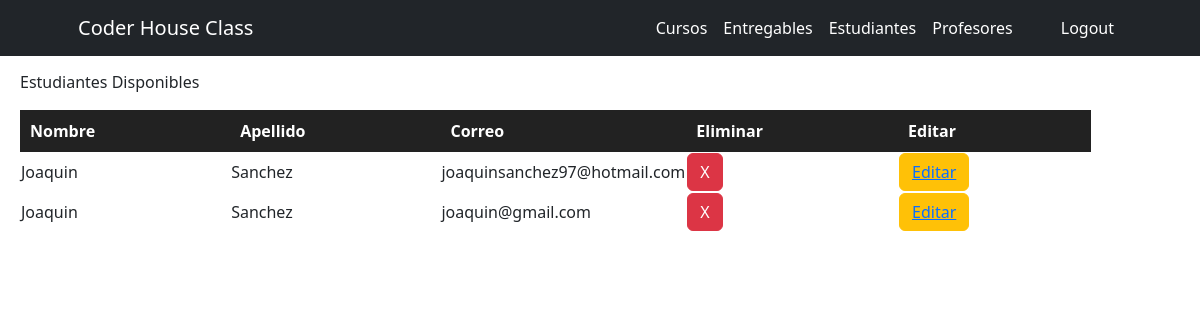
Before: /AppCoder/estudiantes/ with the older database file.
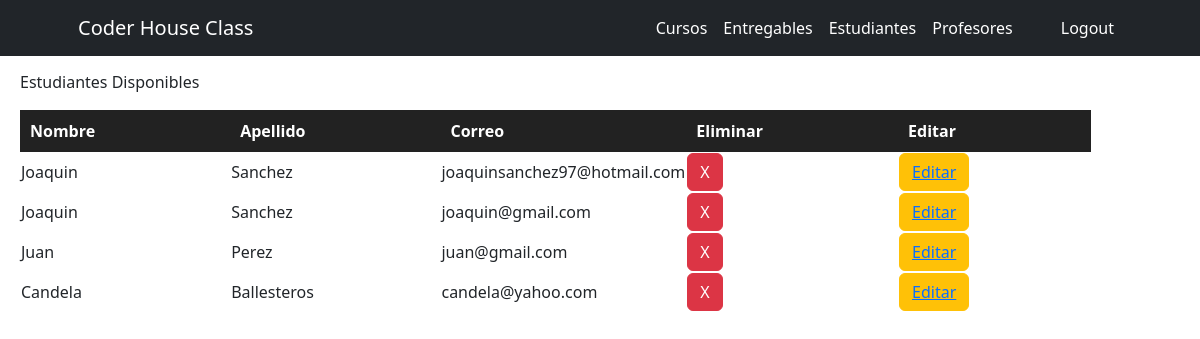
After: the same page with the newer database file.
### AppCoder/models.py (models this page shows, shortened)
class Estudiante(models.Model):
    nombre = models.CharField(max_length=30)
    apellido = models.CharField(max_length=30)
    email = models.EmailField()

### AppCoder/views.py (the view)
# urls.py: path('estudiantes/', estudiantes, name="Estudiantes"),
def estudiantes(request):
    Estudiantes = Estudiante.objects.all()
    return render(request, "AppCoder/estudiantes.html", {"Estudiantes": Estudiantes})

### AppCoder/templates/AppCoder/estudiantes.html (shortened to what this page needs)
<div>
    {% extends "AppCoder/inicio.html" %}
    {% load static %}
        {% block contenidoQueCambia %}
          <p>Estudiantes Disponibles</p>
          <table id="tableInfoEstudiantes">
            <tr id="tituloTablaEstudiantes">
              <th>Nombre</th>
              <th>Apellido</th>
              <th>Correo</th>
              <th>Eliminar</th>
              <th>Editar</th>
            </tr>
              {% for estudiante in Estudiantes %}
                <tr>
                  <td>{{estudiante.nombre}}</td>
                  <td>{{estudiante.apellido}}</td>
                  <td>{{estudiante.email}}</td>
                  <td><button class="btn btn-danger btnEliminar"><a href="{% url 'eliminarEstudiante' estudiante.nombre %}">X</a></button></td>
                  <td><button class="btn btn-warning btnEditar"><a href="{% url 'editarEstudiante' estudiante.nombre %}">Editar</a></button></td>
                </tr>
              {% endfor %}
          </table>
        {% endblock %}

### AppCoder/templates/AppCoder/inicio.html (shortened to what this page needs)
<!DOCTYPE html>
<html lang="en">
<head>
    {% load static %}
    <link href="{% static 'AppCoder/css/bootstrap.min.css'%}" rel="stylesheet"/>
    <link href="{% static 'AppCoder/css/joacoStyle.css'%}" rel="stylesheet"/>
</head>
<body>
    <nav class="navbar navbar-expand-lg fixed-top bg-dark" id="mainNav">
      <div class="container px-4 px-lg-5">
          <a class="navbar-brand navText" href="#page-top">Coder House Class</a>
          <div class="collapse navbar-collapse" id="navbarResponsive">
              <ul class="navbar-nav ms-auto">
                  <li class="nav-item"><a class="nav-link navText" href="{% url 'Cursos' %}">Cursos</a></li>
                  <li class="nav-item"><a class="nav-link navText" href="{% url 'Entregables' %}">Entregables</a></li>
                  <li class="nav-item"><a class="nav-link navText" href="{% url 'Estudiantes' %}">Estudiantes</a></li>
                  <li class="nav-item"><a class="nav-link navText" href="{% url 'Profesores' %}">Profesores</a></li>
                  <li class="nav-item"><a class="nav-link navText" href="">{{avatar}}</a></li>
                  <li class="nav-item"><a class="nav-link navText" href="{% url 'perfil' %}">{{user.username}}</a></li>
                  <li class="nav-item"><a class="nav-link navText" href="{% url 'Logout' %}">Logout</a></li>
              </ul>
          </div>
      </div>
    </nav>
    <div class="contenido">
        {% block contenidoQueCambia %}
        {% endblock %}
    </div>
</body>
</html>

### AppCoder/static/AppCoder/css/joacoStyle.css (style rules this page uses)
.navText { color: white !important; }
.contenido { margin-top: 50px !important; padding: 20px; }
#tituloTablaEstudiantes { background-color: rgb(34, 34, 34); color: white; border-radius: 3px; }
#tituloTablaEstudiantes th { padding: 10px; }
#tableInfoEstudiantes tr th { padding-right: 135px; }
.btnEliminar a { border-radius: 15px !important; color: white !important; text-decoration: none !important; }

Changed rows visible on the page:
added Estudiante: nombre "Juan", apellido "Perez", email "juan@gmail.com"
added Estudiante: nombre "Candela", apellido "Ballesteros", email "candela@yahoo.com"
